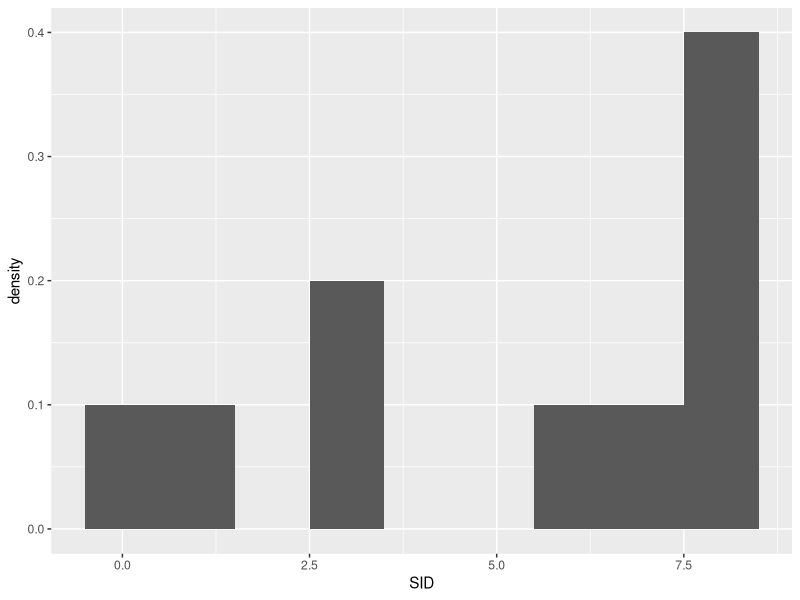
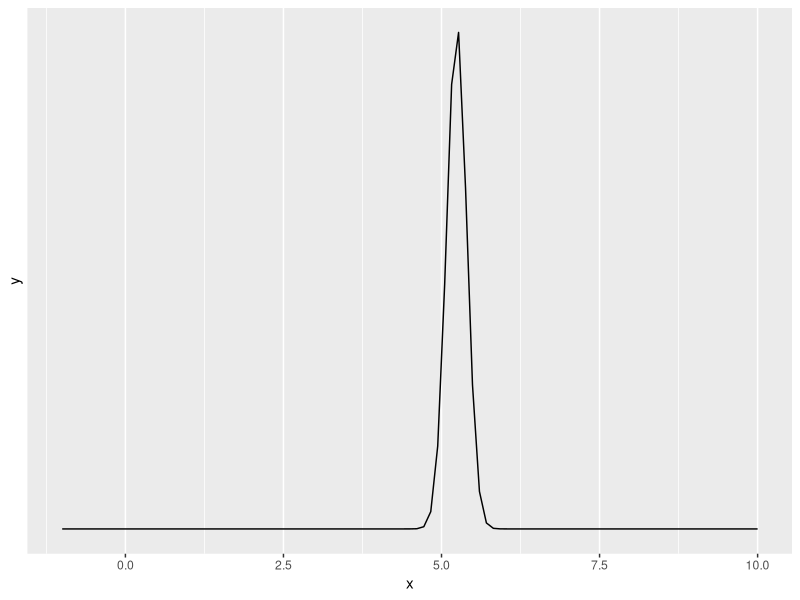
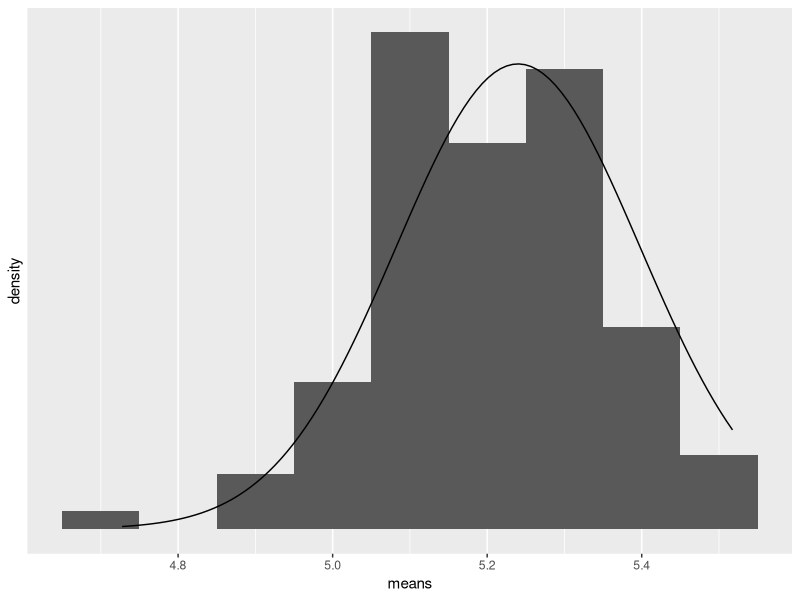
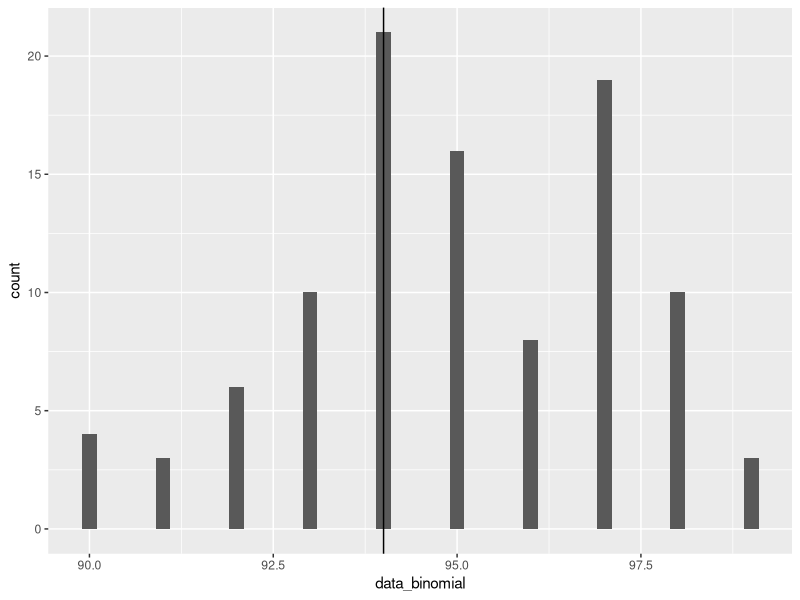

Generate these figures, in order, with R:
## ---- chunk 1
library(dplyr)
library(ggplot2)

SID <- c(3,0,3,1,8,7,6,8,8,8)
population <- data.frame(SID)


#plot histogram.
population %>% ggplot(aes(x=SID,y=..density..)) + 
  geom_histogram(binwidth = 1)

#find mean and standard deviation.
mu <- mean(population$SID)
sigma <- sd(population$SID)

#take sample of size n=400. Find its mean and standard error. 
N = length(population$SID)
n = 400
vec <- sample(population$SID, n, replace=TRUE)
sample_mean <- mean(vec)
sample_mean
standard_error <- sigma / sqrt(n)
standard_error


#plot normal with sample mean and standard error.
plot_normal <- ggplot(data=data.frame(x=c(-1,10)), aes(x)) +
              stat_function(fun=dnorm, n=101, args=list(mean=sample_mean, sd=standard_error)) +
              scale_y_continuous(breaks=NULL)
plot_normal

#take 100 samples of size n=400. Find the mean for each.
find_avg <- function(){
  resample <- sample(population$SID, size = 400, replace = T)
  xbar <- mean(resample)
  xbar
}

means <- replicate(100, find_avg())

#plot histogram of all sample means.
data_means <- data.frame(means)
data_means %>% ggplot(aes(means)) + 
               geom_histogram(aes(y=..density..), binwidth = 0.1) + 
               stat_function(fun=dnorm, n=101, args=list(mean=sample_mean, sd=standard_error)) + 
               scale_y_continuous(breaks=NULL)

#construct confidence interval 
alpha = 0.05
a <- quantile(means, alpha/2)
b <- quantile(means, 1 - alpha/2)
CI <- c(a, b)
CI

#count number of means in CI 
count <- 0
for(mean in means) {
  if (mean >= a & mean <= b) {
    count <- count + 1
  }
}
num_invtervals = count
num_invtervals

#draw histogram for binomial n=100, p=0.95
p = 0.95
n_binom = 100
data_binomial = rbinom(p=0.95, 100, n=100)

plot_binomial <- ggplot()+
  aes(x=data_binomial)+
  geom_bar(width = 0.2) +
  geom_vline(xintercept = num_invtervals)

plot_binomial

#Find E(G) and SE(G)
E_G = n_binom*p
E_G
standard_error_binom = sqrt(p * n_binom * (1 - p))
standard_error_binom

#this is not surprissing given that my estimates of 93 is less than 1 standard deviation from E(G)
